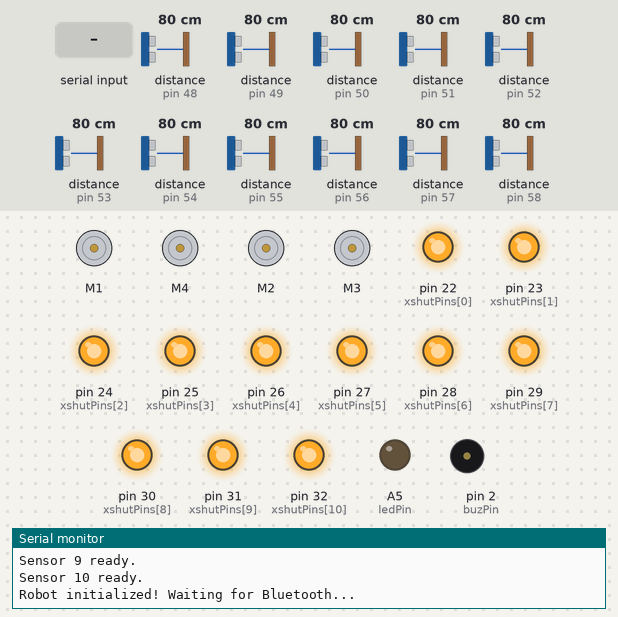
Simulated run of this sketch. Board: Arduino Mega 2560, built with avr-gcc and run on an emulated ATmega2560. On the bench: 4 × DC motor (green arrow = forward, orange = backward, longer = faster), output pins drawn as LEDs (lit = HIGH), buzzer (waves = sounding, pin HIGH), the last lines printed to the serial monitor. Inputs (shaded band) come from the test bench; at power-on: distance to the obstacle (sensors on pin 48, pin 49, pin 50, pin 51, pin 52, pin 53, pin 54, pin 55, pin 56, pin 57, pin 58) 80 cm.

Above: at 1.4 s.
1.5 s: "Y" received over the second serial link
At 1.57 s:
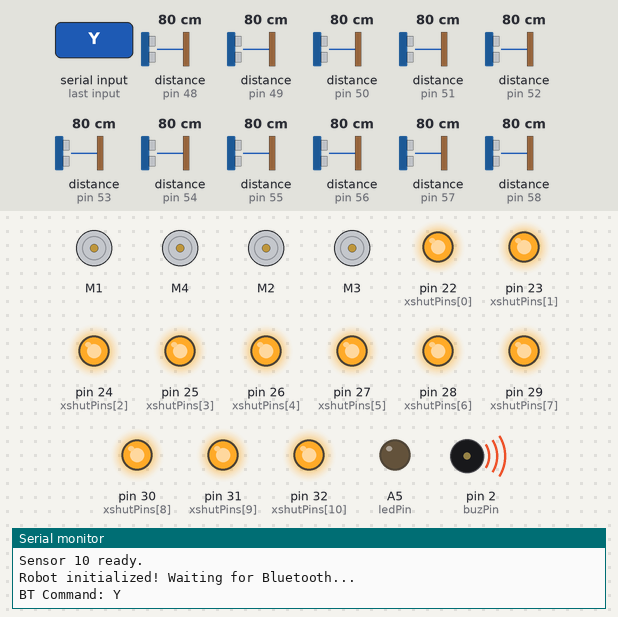
3.4 s: "A" received over the second serial link
At 5.7 s:
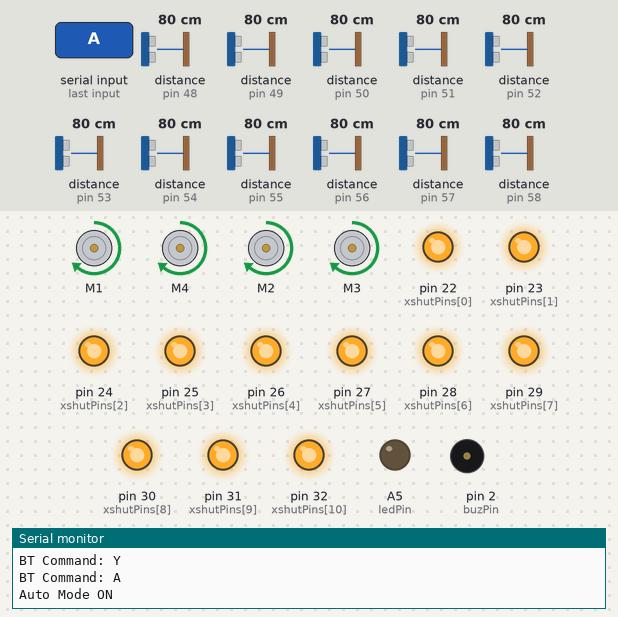
6.3 s: "M" received over the second serial link
At 7.6 s:
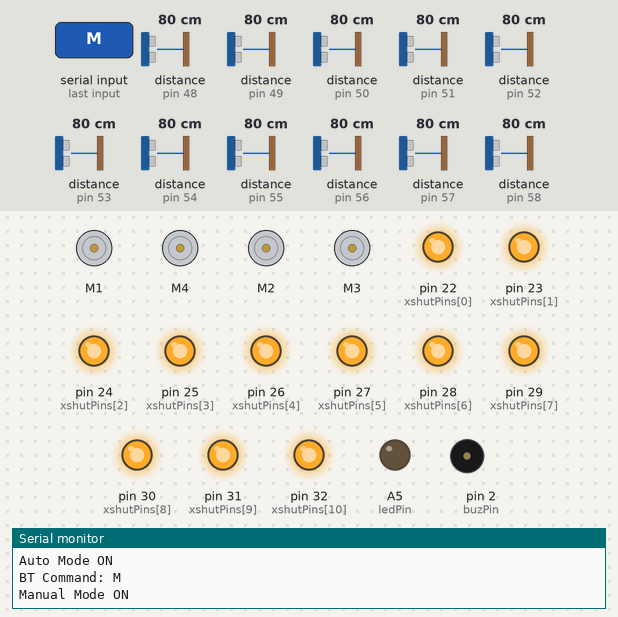
7.9 s: "X" received over the second serial link
At 8.4 s:
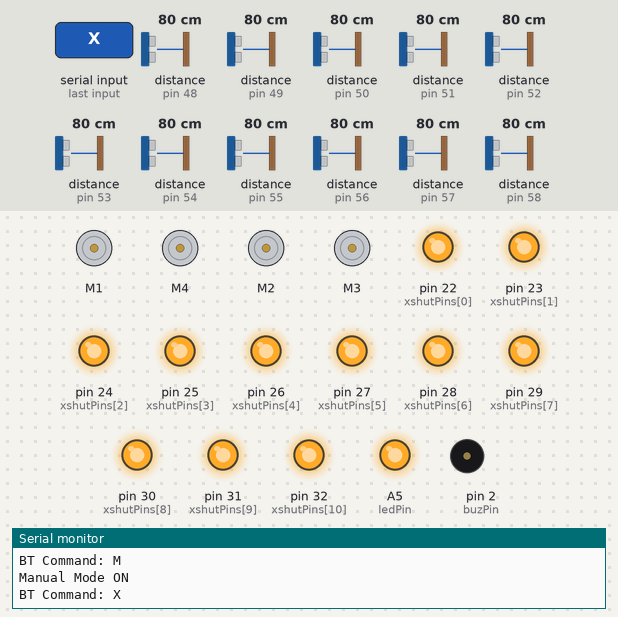
9.4 s: "B" received over the second serial link
At 10.6 s:
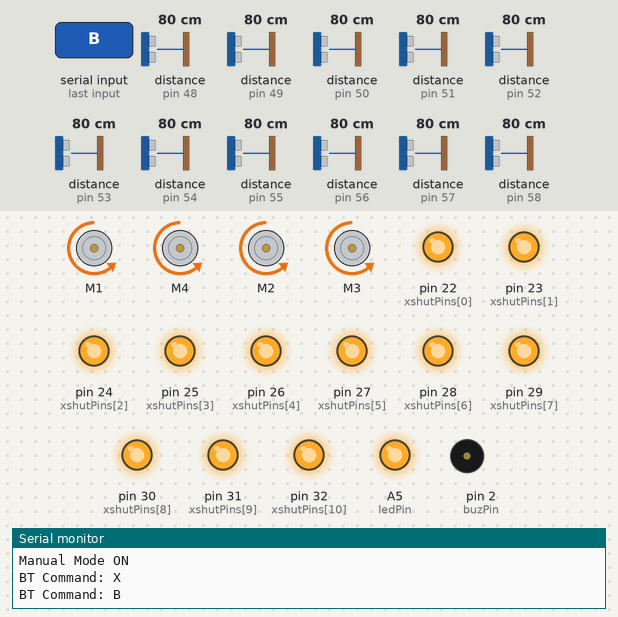
10.9 s: "L" received over the second serial link
At 11.8 s:
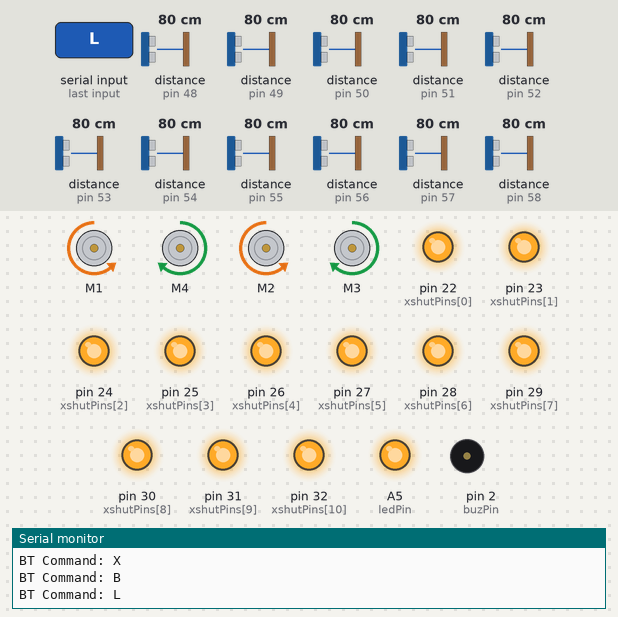
Timing chart, 0 to 13.4 s (numbered marks = the images above; inputs shaded):
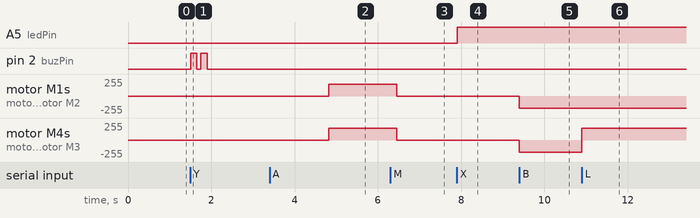

Measured:
- after the input at 1.5 s, pin 2 (buzPin): alternates HIGH for 0.15 s and LOW for 0.10 s, 4 changes in all, then stays LOW, starting at once
- after the input at 3.4 s, motor M1, motor M4, motor M2, motor M3: stopped → forward 180/255 after 1.4 s
- after the input at 6.3 s, motor M1, motor M4, motor M2, motor M3: forward 180/255 → stopped after 0.15 s
- after the input at 7.9 s, A5 (ledPin): LOW → HIGH at once
- after the input at 9.4 s, motor M1, motor M4, motor M2, motor M3: stopped → backward 180/255 at once
- after the input at 10.9 s, motor M4, motor M3: backward 180/255 → forward 180/255 at once

The sketch:

sketch_oct27c.ino
```cpp
#include <Wire.h>
#include <Adafruit_VL53L0X.h>
#include <AFMotor.h>

// ---------------- MOTOR SETUP ----------------
AF_DCMotor MotorFR(4);
AF_DCMotor MotorFL(1);
AF_DCMotor MotorBL(2);
AF_DCMotor MotorBR(3);

const int buzPin = 2;
const int ledPin = A5;
int valSpeed = 180;

// ---------------- SENSOR SETUP ----------------
#define NUM_SENSORS 11
Adafruit_VL53L0X sensors[NUM_SENSORS];
int xshutPins[NUM_SENSORS] = {22, 23, 24, 25, 26, 27, 28, 29, 30, 31, 32};
uint8_t sensorAddresses[NUM_SENSORS] = {
  0x30, 0x31, 0x32, 0x33, 0x34, // Front (5)
  0x35, 0x36,                   // Right (2)
  0x37, 0x38,                   // Left (2)
  0x39, 0x3A                    // Back (2)
};

int distances[NUM_SENSORS];
bool sensorOK[NUM_SENSORS];

// Mode flag
bool autoMode = false;

// ---------------- SETUP ----------------
void setup() {
  Serial.begin(9600);    // USB debug
  Serial1.begin(9600);   // Bluetooth
  Wire.begin();

  pinMode(buzPin, OUTPUT);
  pinMode(ledPin, OUTPUT);

  SetSpeed(valSpeed);
  stopAll();

  // Initialize all sensors
  for (int i = 0; i < NUM_SENSORS; i++) {
    pinMode(xshutPins[i], OUTPUT);
    digitalWrite(xshutPins[i], LOW);
  }
  delay(100);

  for (int i = 0; i < NUM_SENSORS; i++) {
    digitalWrite(xshutPins[i], HIGH);
    delay(10);
    if (!sensors[i].begin(sensorAddresses[i], false, &Wire)) {
      Serial.print("Sensor "); Serial.print(i); Serial.println(" failed!");
      sensorOK[i] = false;
    } else {
      Serial.print("Sensor "); Serial.print(i); Serial.println(" ready.");
      sensorOK[i] = true;
    }
  }

  Serial.println("Robot initialized! Waiting for Bluetooth...");
}

// ---------------- MAIN LOOP ----------------
void loop() {
  // Handle Bluetooth input
  if (Serial1.available() > 0) {
    char command = Serial1.read();
    Serial.print("BT Command: ");
    Serial.println(command);
    Serial1.print("Received: ");
    Serial1.println(command);

    if (command == 'A') {
      autoMode = true;
      Serial.println("Auto Mode ON");
    } else if (command == 'M') {
      autoMode = false;
      Serial.println("Manual Mode ON");
      stopAll();
    }

    if (!autoMode) handleManualCommand(command);
  }

  // Run autonomous mode
  if (autoMode) handleAutoMode();
}

// ---------------- MANUAL MODE HANDLER ----------------
void handleManualCommand(char command) {
  switch (command) {
    case 'F': moveForward(); break;
    case 'B': moveBackward(); break;
    case 'L': moveLeft(); break;
    case 'R': moveRight(); break;
    case 'S': stopAll(); break;

    case 'Y': // Buzzer honk
      beep(2, 150);
      break;

    case 'X': digitalWrite(ledPin, HIGH); break; // LED on
    case 'x': digitalWrite(ledPin, LOW); break;  // LED off

    // Speed control
    case '0': SetSpeed(0); break;
    case '1': SetSpeed(50); break;
    case '2': SetSpeed(75); break;
    case '3': SetSpeed(100); break;
    case '4': SetSpeed(125); break;
    case '5': SetSpeed(150); break;
    case '6': SetSpeed(175); break;
    case '7': SetSpeed(200); break;
    case '8': SetSpeed(225); break;
    case '9': SetSpeed(255); break;
  }
}

// ---------------- AUTO MODE HANDLER ----------------
void handleAutoMode() {
  int validCount = 0;

  // Read all sensors with averaging
  for (int i = 0; i < NUM_SENSORS; i++) {
    distances[i] = readSensorAverage(i);
    if (distances[i] > 0 && distances[i] < 1000) validCount++;
  }

  // FAILSAFE: If no valid readings
  if (validCount == 0) {
    stopAll();
    Serial.println("⚠️ Failsafe: All sensors invalid!");
    digitalWrite(ledPin, HIGH);
    beep(2, 200);
    digitalWrite(ledPin, LOW);
    delay(500);
    return;
  }

  bool frontAlert = false, leftAlert = false, rightAlert = false;

  // Front sensors 0–4
  for (int i = 0; i < 5; i++) if (distances[i] < 10 && distances[i] > 0) frontAlert = true;
  // Right sensors 5–6
  for (int i = 5; i < 7; i++) if (distances[i] < 10 && distances[i] > 0) rightAlert = true;
  // Left sensors 7–8
  for (int i = 7; i < 9; i++) if (distances[i] < 10 && distances[i] > 0) leftAlert = true;

  // Decision logic
  if (frontAlert && rightAlert && leftAlert) {
    stopAll();
  } else if (frontAlert) {
    moveRight(); // priority right
  } else if (rightAlert) {
    moveLeft();
  } else if (leftAlert) {
    moveRight();
  } else {
    moveForward();
  }

  delay(100);
}

// ---------------- SENSOR AVERAGING FUNCTION ----------------
int readSensorAverage(int index) {
  if (!sensorOK[index]) return -1;

  int validReadings = 0;
  long total = 0;

  for (int i = 0; i < 3; i++) {
    VL53L0X_RangingMeasurementData_t measure;
    sensors[index].rangingTest(&measure, false);
    if (measure.RangeStatus != 4) {
      total += measure.RangeMilliMeter / 10;
      validReadings++;
    }
    delay(10);
  }

  if (validReadings == 0) {
    sensorOK[index] = false;
    return -1;
  } else {
    sensorOK[index] = true;
    return total / validReadings;
  }
}

// ---------------- MOTOR FUNCTIONS ----------------
void moveForward() {
  SetSpeed(valSpeed);
  MotorFL.run(FORWARD);
  MotorFR.run(FORWARD);
  MotorBL.run(FORWARD);
  MotorBR.run(FORWARD);
}

void moveBackward() {
  SetSpeed(valSpeed);
  MotorFL.run(BACKWARD);
  MotorFR.run(BACKWARD);
  MotorBL.run(BACKWARD);
  MotorBR.run(BACKWARD);
}

void moveLeft() {
  SetSpeed(valSpeed);
  MotorFL.run(BACKWARD);
  MotorFR.run(FORWARD);
  MotorBL.run(BACKWARD);
  MotorBR.run(FORWARD);
}

void moveRight() {
  SetSpeed(valSpeed);
  MotorFL.run(FORWARD);
  MotorFR.run(BACKWARD);
  MotorBL.run(FORWARD);
  MotorBR.run(BACKWARD);
}

void stopAll() {
  MotorFL.run(RELEASE);
  MotorFR.run(RELEASE);
  MotorBL.run(RELEASE);
  MotorBR.run(RELEASE);
}

void SetSpeed(int val) {
  valSpeed = val;
  MotorFL.setSpeed(val);
  MotorFR.setSpeed(val);
  MotorBL.setSpeed(val);
  MotorBR.setSpeed(val);
}

// ---------------- BUZZER FUNCTION ----------------
void beep(int times, int duration) {
  for (int i = 0; i < times; i++) {
    digitalWrite(buzPin, HIGH);
    delay(duration);
    digitalWrite(buzPin, LOW);
    delay(100);
  }
}
```
